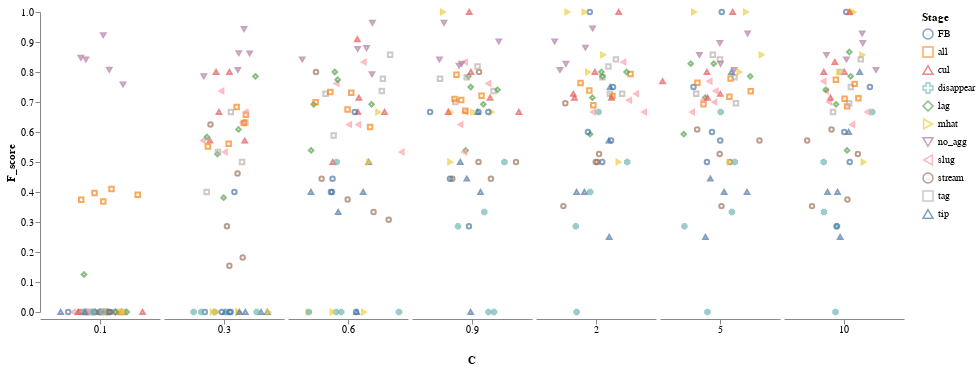
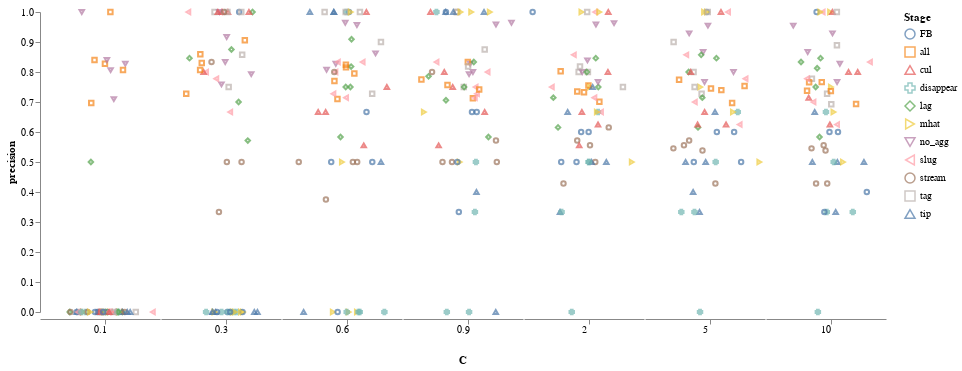
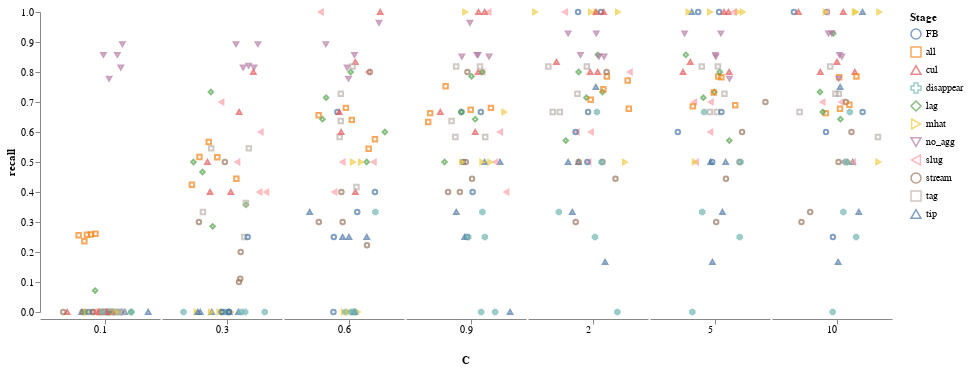
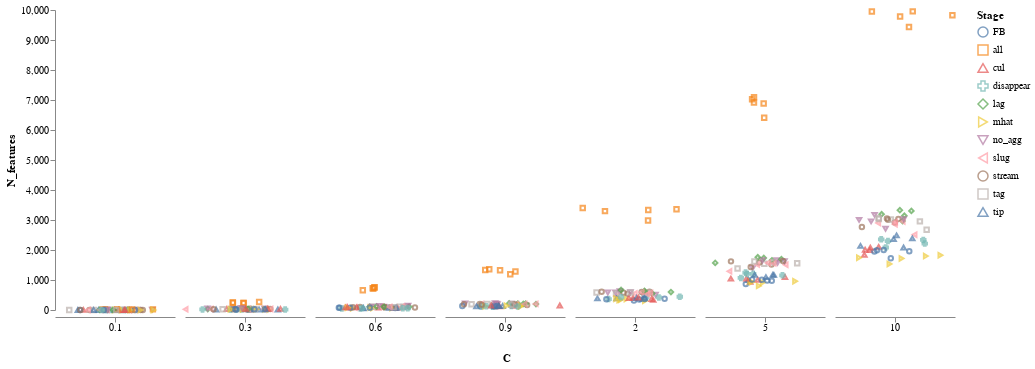

Notebook code for these charts, in order:
### Markdown cell above
### Classifier Binary Relevance with logistic regression

### Code cell
data_binary=loadPickle(pathClassification+'logisticRegressionBinaryRelevance.pkl')
display(scatter_catgory(data_binary['prfs'],'C', 'F_score', 'Stage','Stage'))
display(scatter_catgory(data_binary['prfs'],'C', 'precision', 'Stage','Stage'))
display(scatter_catgory(data_binary['prfs'],'C', 'recall', 'Stage','Stage'))
display(scatter_catgory(data_binary['featsN'],'C', 'N_features','Stage','Stage'))
#display(scatter_catgory(data_binary['rac'],'C', 'roc_auc',title='Micro ROC AUC (across all categories)'))
summary(data_binary['prfs'].query('C ==2'),'F_score',"Stage")

### Figure 1 — Vega-Lite specification as saved in the notebook (floating-point values rounded to 4 significant figures; data arrays with more than 128 entries replaced by an {"elided": "..."} marker saying what was removed)
{"config": {"view": {"continuousWidth": 400, "continuousHeight": 300, "stroke": null}, "facet": {"spacing": 0}}, "data": {"name": "data-b8c06dce48f37b374b49780b13a45d68"}, "mark": {"type": "point", "size": 20}, "encoding": {"color": {"type": "nominal", "field": "Stage"}, "column": {"type": "quantitative", "field": "C", "header": {"labelAlign": "center", "labelAngle": 0, "labelOrient": "bottom", "labelPadding": 10, "titleOrient": "bottom"}}, "shape": {"type": "nominal", "field": "Stage"}, "x": {"type": "quantitative", "axis": {"grid": false, "labels": false, "ticks": true, "values": [0]}, "field": "jitter", "scale": {}, "title": null}, "y": {"type": "quantitative", "axis": {"grid": false}, "field": "F_score"}}, "title": "", "transform": [{"calculate": "sqrt(-2*log(random()))*cos(2*PI*random())", "as": "jitter"}], "width": 120, "$schema": "https://vega.github.io/schema/vega-lite/v4.0.2.json", "datasets": {"data-b8c06dce48f37b374b49780b13a45d68": {"elided": "385 records"}}}

### Figure 2 — Vega-Lite specification as saved in the notebook (floating-point values rounded to 4 significant figures; data arrays with more than 128 entries replaced by an {"elided": "..."} marker saying what was removed)
{"config": {"view": {"continuousWidth": 400, "continuousHeight": 300, "stroke": null}, "facet": {"spacing": 0}}, "data": {"name": "data-b8c06dce48f37b374b49780b13a45d68"}, "mark": {"type": "point", "size": 20}, "encoding": {"color": {"type": "nominal", "field": "Stage"}, "column": {"type": "quantitative", "field": "C", "header": {"labelAlign": "center", "labelAngle": 0, "labelOrient": "bottom", "labelPadding": 10, "titleOrient": "bottom"}}, "shape": {"type": "nominal", "field": "Stage"}, "x": {"type": "quantitative", "axis": {"grid": false, "labels": false, "ticks": true, "values": [0]}, "field": "jitter", "scale": {}, "title": null}, "y": {"type": "quantitative", "axis": {"grid": false}, "field": "precision"}}, "title": "", "transform": [{"calculate": "sqrt(-2*log(random()))*cos(2*PI*random())", "as": "jitter"}], "width": 120, "$schema": "https://vega.github.io/schema/vega-lite/v4.0.2.json", "datasets": {"data-b8c06dce48f37b374b49780b13a45d68": {"elided": "385 records"}}}

### Figure 3 — Vega-Lite specification as saved in the notebook (floating-point values rounded to 4 significant figures; data arrays with more than 128 entries replaced by an {"elided": "..."} marker saying what was removed)
{"config": {"view": {"continuousWidth": 400, "continuousHeight": 300, "stroke": null}, "facet": {"spacing": 0}}, "data": {"name": "data-b8c06dce48f37b374b49780b13a45d68"}, "mark": {"type": "point", "size": 20}, "encoding": {"color": {"type": "nominal", "field": "Stage"}, "column": {"type": "quantitative", "field": "C", "header": {"labelAlign": "center", "labelAngle": 0, "labelOrient": "bottom", "labelPadding": 10, "titleOrient": "bottom"}}, "shape": {"type": "nominal", "field": "Stage"}, "x": {"type": "quantitative", "axis": {"grid": false, "labels": false, "ticks": true, "values": [0]}, "field": "jitter", "scale": {}, "title": null}, "y": {"type": "quantitative", "axis": {"grid": false}, "field": "recall"}}, "title": "", "transform": [{"calculate": "sqrt(-2*log(random()))*cos(2*PI*random())", "as": "jitter"}], "width": 120, "$schema": "https://vega.github.io/schema/vega-lite/v4.0.2.json", "datasets": {"data-b8c06dce48f37b374b49780b13a45d68": {"elided": "385 records"}}}

### Figure 4 — Vega-Lite specification as saved in the notebook (floating-point values rounded to 4 significant figures; data arrays with more than 128 entries replaced by an {"elided": "..."} marker saying what was removed)
{"config": {"view": {"continuousWidth": 400, "continuousHeight": 300, "stroke": null}, "facet": {"spacing": 0}}, "data": {"name": "data-1c420a28d7e1f19d80f389a673708394"}, "mark": {"type": "point", "size": 20}, "encoding": {"color": {"type": "nominal", "field": "Stage"}, "column": {"type": "quantitative", "field": "C", "header": {"labelAlign": "center", "labelAngle": 0, "labelOrient": "bottom", "labelPadding": 10, "titleOrient": "bottom"}}, "shape": {"type": "nominal", "field": "Stage"}, "x": {"type": "quantitative", "axis": {"grid": false, "labels": false, "ticks": true, "values": [0]}, "field": "jitter", "scale": {}, "title": null}, "y": {"type": "quantitative", "axis": {"grid": false}, "field": "N_features"}}, "title": "", "transform": [{"calculate": "sqrt(-2*log(random()))*cos(2*PI*random())", "as": "jitter"}], "width": 120, "$schema": "https://vega.github.io/schema/vega-lite/v4.0.2.json", "datasets": {"data-1c420a28d7e1f19d80f389a673708394": {"elided": "385 records"}}}
